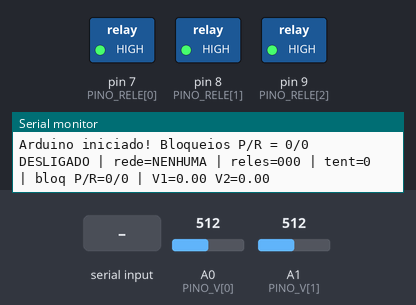
The sketch below on a simulated Arduino Nano, built with avr-gcc and run on an emulated ATmega328P. On the bench: switched loads named in the sketch (green lamp = pin HIGH), the last lines printed to the serial monitor. The test bench sets the inputs (shaded band); at power-on: A0 (PINO_V[0]) = 512, A1 (PINO_V[1]) = 512.

Above: at 1.2 s.
1.3 s: "SET 1\n" received over the second serial link
At 2.2 s:
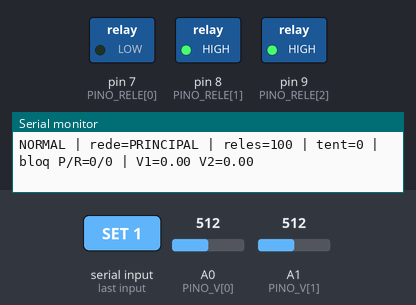
4.3 s: "SET 0\n" received over the second serial link
At 5.0 s:
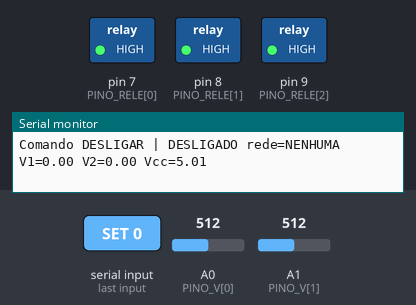
Timing chart, 0 to 7.3 s (numbered marks = the images above; inputs shaded):
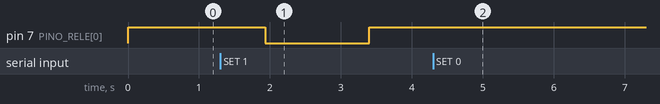

The sketch:

Arduino_pro.ino
```cpp
/*
  Trip saver + transferencia automatica entre 3 redes

  Rele 1 (pino 7) = rede PRINCIPAL   -> sensor 1 (A0)
  Rele 2 (pino 8) = rede RESERVA     -> sensor 2 (A1)
  Rele 3 (pino 9) = rede EMERGENCIAL -> sem sensor

  Sequencia:
   1. Principal falha -> trip saver (3 religamentos). Sem sucesso: bloqueia a
      principal, espera T_MANOBRA_MS e manobra para a reserva.
   2. SOD confirma manutencao da principal (MANUT 1) -> espera T_MANOBRA_MS,
      abre a reserva, tempo morto e fecha a principal.
   3. Reserva falha -> trip saver. Sem sucesso: bloqueia a reserva, espera
      T_MANOBRA_MS e manobra para a emergencial.
   4. Na emergencial so volta para a principal quando as DUAS redes tiverem
      manutencao confirmada (MANUT 1 e MANUT 2).

  Intertravamento logico:
   - fecharRele() e o UNICO ponto do codigo que fecha um rele, e so fecha se
     todos os outros estiverem abertos;
   - entre abrir uma rede e fechar OUTRA ha sempre o tempo morto T_MORTO_MS;
   - a cada ciclo verificarIntertravamento() le o estado real dos pinos; se
     houver rele fechado fora da rede ativa, abre tudo e entra em FALHA.
   Recomenda-se tambem intertravamento fisico (ver comentario no final).

  Protocolo (9600 baud, linhas terminadas em \n):
   ESP32 -> Arduino: GET | SET 1 | SET 0 | MANUT 1 | MANUT 2
   Arduino -> ESP32:
   STATE <modo> <rede_ativa> <destino> <r1r2r3> <tentativas> <bloqP> <bloqR> <V1> <V2> <seg_restantes>
*/

#include <SoftwareSerial.h>
#include <EEPROM.h>
#include <avr/wdt.h>

SoftwareSerial comunicacao(10, 11);
// RX = 10 | TX = 11  (TX 5 V -> divisor resistivo -> GPIO16 do ESP32)

// ---------- Redes e reles ----------
enum Rede : uint8_t { PRINCIPAL, RESERVA, EMERGENCIA, NENHUMA };
const char* const NOMES_REDE[] = {"PRINCIPAL", "RESERVA", "EMERGENCIA", "NENHUMA"};

const uint8_t N_RELES = 3;
const uint8_t PINO_RELE[N_RELES] = {7, 8, 9};
// Muitos modulos rele sao acionados em nivel LOW.
#define RELE_LIGADO LOW
#define RELE_DESLIGADO HIGH

// ---------- Medicao de tensao ----------
const uint8_t N_SENSORES = 2;                         // principal e reserva
const uint8_t PINO_V[N_SENSORES] = {A0, A1};
const float GANHO[N_SENSORES] = {11.0, 11.0};          // (R1 + R2) / R2 de cada condicionador
const float CALIBRACAO[N_SENSORES] = {1.00, 1.00};     // Vrms multimetro / Vrms Arduino
const float BANDGAP_V = 1.100;                         // referencia interna (calibrar por chip)
const unsigned long JANELA_US = 100000UL;              // 100 ms = 5 ciclos (50 Hz) ou 6 (60 Hz)

// ---------- Trip saver (iguais a versao anterior) ----------
const float V_MIN = 5.5;                       // limite inferior aceitavel (Vrms)
const float V_MAX = 7.5;                       // limite superior aceitavel (Vrms)
const float V_FOLGA_RETORNO = 0.2;             // histerese para confirmar retorno
const uint8_t JANELAS_PARA_TRIP = 5;           // 5 janelas seguidas fora = problema
const unsigned long T_TRIP_MS = 3000UL;        // tempo com o rele aberto
const unsigned long T_ASSENTAMENTO_MS = 1000UL;// ignora a partida apos fechar
const uint8_t JANELAS_CONFIRMA = 10;           // 10 janelas seguidas ok = rede ok
const unsigned long T_TESTE_MAX_MS = 4000UL;   // tempo maximo do teste de retorno
const uint8_t MAX_TENTATIVAS = 3;              // religamentos antes de bloquear

// ---------- Manobra ----------
const unsigned long T_MANOBRA_MS = 5000UL;     // tempo de seguranca antes de manobrar
const unsigned long T_MORTO_MS = 500UL;        // todos abertos entre abrir uma rede e fechar outra
// false: da emergencial so sai quando principal E reserva forem manutenidas (especificacao).
// true : sai da emergencial para a reserva se so a reserva for manutenida.
const bool EMERG_VOLTA_RESERVA = false;

// ---------- Estado persistente ----------
const int EE_BLOQ[N_SENSORES] = {0, 1};        // endereco 0 = mesmo da versao anterior
const uint8_t BLOQ_MAGICO = 0xB1;

enum Modo : uint8_t { DESLIGADO, NORMAL, TRIP, TESTE, ESPERA, COMUTANDO, FALHA };
const char* const NOMES_MODO[] = {"DESLIGADO", "NORMAL", "TRIP", "TESTE",
                                  "ESPERA", "COMUTANDO", "FALHA"};

Modo modo = DESLIGADO;
Rede ativa = NENHUMA;        // rede selecionada (o rele pode estar aberto em TRIP)
Rede destino = NENHUMA;      // rede para a qual se vai manobrar (ESPERA / COMUTANDO)
bool bloq[N_SENSORES] = {false, false};   // rede aguardando manutencao

uint8_t tentativas = 0;
uint8_t janelasFora = 0;
uint8_t janelasOk = 0;
unsigned long tMarca = 0;

// Intertravamento
Rede ultimaFechada = NENHUMA;
unsigned long tAbertura = 0;  // instante em que o ultimo rele fechado foi aberto

// Ultima janela valida
float vrms[N_SENSORES] = {0, 0};
float vccAtual = 5.0;
uint16_t nAmostras = 0;

char bufferCmd[16];
uint8_t idxCmd = 0;

// Prototipos
void entrarFalha(const __FlashStringHelper* msg);
void iniciarManobra(Rede alvo);

// =====================================================================
//  Registro
// =====================================================================
void registrar(const __FlashStringHelper* msg) {
  Serial.print(msg);
  Serial.print(F(" | "));
  Serial.print(NOMES_MODO[modo]);
  Serial.print(F(" rede="));
  Serial.print(NOMES_REDE[ativa]);
  Serial.print(F(" V1="));
  Serial.print(vrms[0], 2);
  Serial.print(F(" V2="));
  Serial.print(vrms[1], 2);
  Serial.print(F(" Vcc="));
  Serial.println(vccAtual, 2);
}

// =====================================================================
//  Reles e intertravamento
// =====================================================================
bool releFechado(uint8_t i) {
  // Em pino OUTPUT o digitalRead le o nivel real do pino
  return digitalRead(PINO_RELE[i]) == RELE_LIGADO;
}

uint8_t relesFechados() {
  uint8_t n = 0;
  for (uint8_t i = 0; i < N_RELES; i++) {
    if (releFechado(i)) n++;
  }
  return n;
}

void abrirTodos() {
  if (relesFechados() > 0) tAbertura = millis();
  for (uint8_t i = 0; i < N_RELES; i++) {
    digitalWrite(PINO_RELE[i], RELE_DESLIGADO);
  }
}

// UNICO ponto do codigo que fecha um rele.
bool fecharRele(Rede r) {
  if (r >= N_RELES) return false;

  // Intertravamento: so fecha com todos os reles abertos
  if (relesFechados() > 0) {
    entrarFalha(F("INTERTRAVAMENTO: fechamento com outro rele fechado"));
    return false;
  }

  // Tempo morto ao trocar de rede
  if (r != ultimaFechada && millis() - tAbertura < T_MORTO_MS) {
    return false;
  }

  digitalWrite(PINO_RELE[r], RELE_LIGADO);
  ultimaFechada = r;
  return true;
}

void entrarFalha(const __FlashStringHelper* msg) {
  abrirTodos();
  modo = FALHA;
  ativa = NENHUMA;
  destino = NENHUMA;
  registrar(msg);
}

// Confere o estado real dos pinos a cada ciclo
void verificarIntertravamento() {
  if (modo == FALHA) return;
  for (uint8_t i = 0; i < N_RELES; i++) {
    if (releFechado(i) && i != ativa) {
      entrarFalha(F("INTERTRAVAMENTO: rele fechado fora da rede ativa"));
      return;
    }
  }
}

// =====================================================================
//  Medicao
// =====================================================================
bool dentroDaFaixa(float v, float folga) {
  return (v >= V_MIN + folga) && (v <= V_MAX - folga);
}

// Mede o Vcc real pela referencia interna de 1,1 V
float lerVcc() {
  ADMUX = _BV(REFS0) | _BV(MUX3) | _BV(MUX2) | _BV(MUX1);
  delay(2);

  ADCSRA |= _BV(ADSC);                        // primeira conversao descartada
  while (bit_is_set(ADCSRA, ADSC));

  uint32_t soma = 0;
  for (uint8_t i = 0; i < 8; i++) {
    ADCSRA |= _BV(ADSC);
    while (bit_is_set(ADCSRA, ADSC));
    soma += ADC;
  }

  analogRead(PINO_V[0]);                      // volta o mux ao A0 (leitura descartada)
  return BANDGAP_V * 1024.0 / (soma / 8.0);
}

// Mede os dois sensores na mesma janela, alternando A0/A1.
// Retorna false se a janela foi contaminada pela comunicacao serial.
bool medirJanela() {
  int antes = comunicacao.available();
  float vcc = lerVcc();

  int32_t soma[N_SENSORES] = {0, 0};
  uint32_t somaQuad[N_SENSORES] = {0, 0};
  uint16_t n = 0;

  unsigned long inicio = micros();
  while (micros() - inicio < JANELA_US) {
    for (uint8_t c = 0; c < N_SENSORES; c++) {
      int16_t x = (int16_t)analogRead(PINO_V[c]) - 512;   // centraliza: melhora precisao
      soma[c] += x;
      somaQuad[c] += (uint32_t)((int32_t)x * x);
    }
    n++;
  }

  if (comunicacao.available() != antes) return false;
  if (n == 0) return false;

  for (uint8_t c = 0; c < N_SENSORES; c++) {
    float media = (float)soma[c] / n;
    float variancia = (float)somaQuad[c] / n - media * media;
    if (variancia < 0) variancia = 0;
    vrms[c] = sqrt(variancia) * (vcc / 1024.0) * GANHO[c] * CALIBRACAO[c];
  }
  vccAtual = vcc;
  nAmostras = n;
  return true;
}

// =====================================================================
//  Logica de transferencia
// =====================================================================

// Rede em que o sistema deve estar, dado o estado das manutencoes
Rede redeAlvo(Rede atual) {
  bool okP = !bloq[PRINCIPAL];
  bool okR = !bloq[RESERVA];

  if (atual == EMERGENCIA) {
    if (okP && okR) return PRINCIPAL;           // so volta com as duas manutenidas
    if (EMERG_VOLTA_RESERVA && okR) return RESERVA;
    return EMERGENCIA;
  }
  if (okP) return PRINCIPAL;
  if (okR) return RESERVA;
  return EMERGENCIA;
}

void iniciarManobra(Rede alvo) {
  destino = alvo;
  modo = ESPERA;
  tMarca = millis();
  registrar(F("-> ESPERA (tempo de seguranca de manobra)"));
}

void bloquearRede(Rede r) {
  abrirTodos();
  bloq[r] = true;
  EEPROM.update(EE_BLOQ[r], BLOQ_MAGICO);       // sobrevive a reset
  registrar(r == PRINCIPAL ? F("REDE PRINCIPAL BLOQUEADA: manutencao necessaria")
                           : F("REDE RESERVA BLOQUEADA: manutencao necessaria"));
  iniciarManobra(redeAlvo(r));
}

// Trip saver da rede ativa (apenas principal e reserva, que tem sensor)
void atualizarTripSaver() {
  if (ativa > RESERVA) return;
  const float v = vrms[ativa];

  switch (modo) {

    case NORMAL:
      if (millis() - tMarca < T_ASSENTAMENTO_MS) break;

      if (dentroDaFaixa(v, 0)) {
        janelasFora = 0;
      } else {
        registrar(F("NORMAL: janela fora da faixa"));
        if (++janelasFora >= JANELAS_PARA_TRIP) {
          abrirTodos();
          modo = TRIP;
          tMarca = millis();
          registrar(F("-> TRIP"));
        }
      }
      break;

    case TRIP:
      if (millis() - tMarca >= T_TRIP_MS) {
        if (!fecharRele(ativa)) break;       // religa a mesma rede para testar
        modo = TESTE;
        tMarca = millis();
        janelasOk = 0;
        janelasFora = 0;
        registrar(F("-> TESTE (rele religado)"));
      }
      break;

    case TESTE:
      if (millis() - tMarca < T_ASSENTAMENTO_MS) break;

      if (dentroDaFaixa(v, V_FOLGA_RETORNO)) {
        janelasFora = 0;
        if (++janelasOk >= JANELAS_CONFIRMA) {
          tentativas = 0;
          modo = NORMAL;
          registrar(F("-> NORMAL (rede confirmada)"));
        }
      } else {
        janelasOk = 0;
        janelasFora++;
        registrar(F("TESTE: janela fora da faixa"));
      }

      if (modo == TESTE &&
          (janelasFora >= JANELAS_PARA_TRIP ||
           millis() - tMarca >= T_TESTE_MAX_MS)) {
        tentativas++;
        if (tentativas >= MAX_TENTATIVAS) {
          bloquearRede(ativa);               // 3 falhas: bloqueia e manobra
        } else {
          abrirTodos();
          modo = TRIP;
          tMarca = millis();
          registrar(F("TESTE falhou -> TRIP"));
        }
      }
      break;

    default:
      break;
  }
}

// Temporizacao da manobra (roda em todo ciclo)
void atualizarManobra() {
  if (modo == ESPERA) {
    if (millis() - tMarca < T_MANOBRA_MS) return;

    // Reavalia: o SOD pode ter confirmado manutencao durante a espera
    destino = redeAlvo(ativa);

    if (destino == ativa && ativa < N_RELES && releFechado(ativa)) {
      modo = NORMAL;
      tMarca = millis();
      janelasFora = 0;
      destino = NENHUMA;
      registrar(F("Manobra desnecessaria: rede ativa mantida"));
      return;
    }

    abrirTodos();                            // abre antes de fechar a outra
    modo = COMUTANDO;
    tMarca = millis();
    registrar(F("-> COMUTANDO (todos os reles abertos)"));
  }
  else if (modo == COMUTANDO) {
    if (millis() - tMarca < T_MORTO_MS) return;
    if (!fecharRele(destino)) return;

    ativa = destino;
    destino = NENHUMA;
    modo = NORMAL;
    tMarca = millis();
    tentativas = 0;
    janelasFora = 0;
    janelasOk = 0;
    registrar(F("-> NORMAL (rede comutada)"));
  }
}

// Se a rede ativa nao e a rede alvo (ex.: SOD confirmou manutencao), manobra
void verificarRedeAlvo() {
  if (modo != NORMAL && modo != TRIP && modo != TESTE) return;
  Rede alvo = redeAlvo(ativa);
  if (alvo != ativa) iniciarManobra(alvo);
}

// =====================================================================
//  Comunicacao com o ESP32
// =====================================================================
void enviarEstado() {
  unsigned long restante = 0;
  if (modo == ESPERA) {
    unsigned long dec = millis() - tMarca;
    if (dec < T_MANOBRA_MS) restante = (T_MANOBRA_MS - dec + 999) / 1000;
  }

  comunicacao.print(F("STATE "));
  comunicacao.print(NOMES_MODO[modo]);
  comunicacao.print(' ');
  comunicacao.print(NOMES_REDE[ativa]);
  comunicacao.print(' ');
  comunicacao.print(NOMES_REDE[destino]);
  comunicacao.print(' ');
  for (uint8_t i = 0; i < N_RELES; i++) {
    comunicacao.print(releFechado(i) ? '1' : '0');
  }
  comunicacao.print(' ');
  comunicacao.print(tentativas);
  comunicacao.print(' ');
  comunicacao.print(bloq[PRINCIPAL] ? 1 : 0);
  comunicacao.print(' ');
  comunicacao.print(bloq[RESERVA] ? 1 : 0);
  comunicacao.print(' ');
  comunicacao.print(vrms[0], 2);
  comunicacao.print(' ');
  comunicacao.print(vrms[1], 2);
  comunicacao.print(' ');
  comunicacao.println(restante);
}

void tratarComando(const char* cmd) {
  if (strcmp(cmd, "SET 1") == 0) {
    if (modo == DESLIGADO) {
      ativa = NENHUMA;
      destino = redeAlvo(NENHUMA);           // principal, senao reserva, senao emergencial
      abrirTodos();
      modo = COMUTANDO;
      tMarca = millis();
      registrar(F("Comando LIGAR"));
    }
  }
  else if (strcmp(cmd, "SET 0") == 0) {
    // Desliga tudo (tambem serve para reconhecer uma FALHA)
    abrirTodos();
    modo = DESLIGADO;
    ativa = NENHUMA;
    destino = NENHUMA;
    tentativas = 0;
    janelasFora = 0;
    registrar(F("Comando DESLIGAR"));
  }
  else if (strcmp(cmd, "MANUT 1") == 0 || strcmp(cmd, "MANUT 2") == 0) {
    // SOD confirmou a manutencao da rede indicada
    uint8_t r = cmd[6] - '1';
    if (bloq[r]) {
      bloq[r] = false;
      EEPROM.update(EE_BLOQ[r], 0);
      registrar(r == PRINCIPAL ? F("Manutencao da PRINCIPAL confirmada")
                               : F("Manutencao da RESERVA confirmada"));
      verificarRedeAlvo();                   // ja responde com a manobra iniciada
    }
  }
  // GET e qualquer outro comando: apenas responde o estado
  enviarEstado();
}

void lerComunicacao() {
  while (comunicacao.available()) {
    char c = comunicacao.read();
    if (c == '\n') {
      bufferCmd[idxCmd] = 0;
      if (idxCmd > 0) tratarComando(bufferCmd);
      idxCmd = 0;
    }
    else if (c != '\r' && idxCmd < sizeof(bufferCmd) - 1) {
      bufferCmd[idxCmd++] = c;
    }
  }
}

void depurar() {
  static unsigned long t = 0;

  if (millis() - t >= 1000) {
    t = millis();
    Serial.print(NOMES_MODO[modo]);
    Serial.print(F(" | rede="));
    Serial.print(NOMES_REDE[ativa]);
    Serial.print(F(" | reles="));
    for (uint8_t i = 0; i < N_RELES; i++) Serial.print(releFechado(i) ? '1' : '0');
    Serial.print(F(" | tent="));
    Serial.print(tentativas);
    Serial.print(F(" | bloq P/R="));
    Serial.print(bloq[PRINCIPAL] ? 1 : 0);
    Serial.print('/');
    Serial.print(bloq[RESERVA] ? 1 : 0);
    Serial.print(F(" | V1="));
    Serial.print(vrms[0], 2);
    Serial.print(F(" V2="));
    Serial.println(vrms[1], 2);
  }
}

// =====================================================================
void setup() {
  MCUSR = 0;
  wdt_disable();

  // Garante todos os reles abertos antes de configurar como saida
  for (uint8_t i = 0; i < N_RELES; i++) {
    digitalWrite(PINO_RELE[i], RELE_DESLIGADO);
    pinMode(PINO_RELE[i], OUTPUT);
  }

  Serial.begin(115200);         // Monitor Serial em 115200
  comunicacao.begin(9600);

  analogRead(PINO_V[0]);        // leitura descartada para estabilizar o ADC

  // Manutencoes pendentes sobrevivem a reset
  for (uint8_t r = 0; r < N_SENSORES; r++) {
    bloq[r] = (EEPROM.read(EE_BLOQ[r]) == BLOQ_MAGICO);
  }
  tAbertura = millis();

  Serial.print(F("Arduino iniciado! Bloqueios P/R = "));
  Serial.print(bloq[PRINCIPAL] ? 1 : 0);
  Serial.print('/');
  Serial.println(bloq[RESERVA] ? 1 : 0);

  // Watchdog de 2 s (Arduino Nano com bootloader antigo pode entrar em
  // loop de reset com WDT: nesse caso grave o bootloader novo/Optiboot)
  wdt_enable(WDTO_2S);
}

void loop() {
  wdt_reset();
  bool valida = medirJanela();   // janela de 100 ms
  lerComunicacao();              // responde o ESP32 entre as janelas
  if (valida) atualizarTripSaver();
  atualizarManobra();
  verificarRedeAlvo();
  verificarIntertravamento();
  depurar();
}

/*
  INTERTRAVAMENTO FISICO RECOMENDADO (cascata de contatos NA/NF):

    Carga ---- COM R1
               NA R1 ---- Rede principal
               NF R1 ---- COM R2
                          NA R2 ---- Rede reserva
                          NF R2 ---- COM R3
                                     NA R3 ---- Rede emergencial

  Assim, mesmo que dois reles fechem ao mesmo tempo (falha de software,
  rele colado, ruido), apenas UMA rede chega a carga. Para 127/220 V use
  contatores com intertravamento mecanico.
*/
```

Measured:
- after the input at 1.3 s, pin 7 (PINO_RELE[0]): HIGH → LOW after 0.63 s, → HIGH 1.5 s later
- after the input at 4.3 s, pin 7 (PINO_RELE[0]): stays HIGH (without the input it goes to LOW after 2.1 s)
